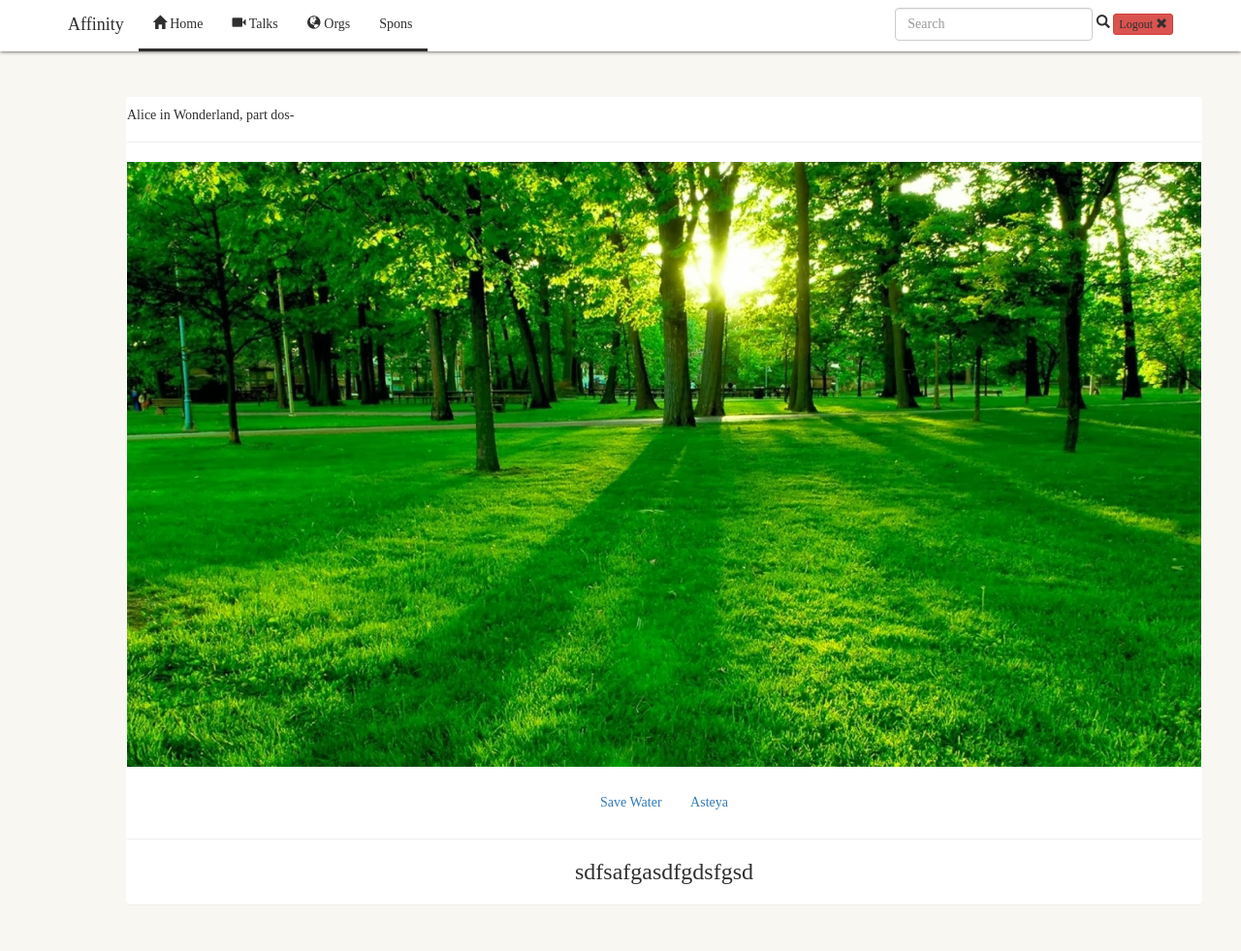
/app/12/, run on the app's committed database.
### story/models.py (models this page shows, shortened)
class Story(models.Model):
	ngo = models.ForeignKey(Ngo, on_delete=models.CASCADE)
	cause = models.ForeignKey(Cause, on_delete=models.CASCADE)
	story_title = models.CharField(max_length=250)
	cover = models.FileField()
	body = models.CharField(max_length=2000)
	def __str__(self):
		return self.story_title + '-'

class Cause(models.Model):
	cause_title = models.CharField(max_length=250)
	cause_cover = models.CharField(max_length=1000)
	body = models.CharField(max_length=2000)
	def __str__(self):
		return self.cause_title

class Ngo(models.Model):
	cause = models.ForeignKey(Cause, on_delete=models.CASCADE)
	user = models.ForeignKey(User, unique=True)
	ngo_name = models.CharField(max_length=500)
	ngo_pic = models.FileField()
	ngo_cover = models.FileField()
	address = models.CharField(max_length=500 ,null='true')
	website = models.CharField(max_length=200,null='true')
	founded_date = models.DateField(null='true')
	contact = models.CharField(max_length=500,null='true')
	awards = models.CharField(max_length=1000,null='true')
	vision = models.CharField(max_length=1000,null='true')
	mission = models.CharField(max_length=1000,null='true')
	history = models.CharField(max_length=2000,null='true')
	body = models.CharField(max_length=2000,null='true')
	def __str__(self):
		return self.ngo_name

### story/views.py (the view)
# urls.py: url(r'^(?P<pk>[0-9]+)/$', views.DetailView.as_view(), name = 'detail'),
class DetailView(generic.DetailView):
	model = Story
	template_name = 'story/detail.html'

### story/templates/story/detail.html (shortened to what this page needs)
{% extends 'base.html'%}
{% block body %}
<div class="container">
<div class="col-md-12">
<div class="panel"><div class="panel-detail">
    	<h5 >{{story}}</h5>
              <hr><div align="center">
    						<img class="img-responsive" alt="Cinque Terre" id="img-d" float="center" src="{{story.cover.url}}" ><p></p>
                <div class="info">
                <a href="" class="btn">{{story.cause}}</a>
                    <a href="" class="btn">{{story.ngo}}</a><br><hr>
             </div>
            <h3><p>{{story.body}}</p></h3>
                </div>
            </div>
            </div></div>
            </div>
{% endblock %}

### story/static/style.css (style rules this page uses)
.container { overflow: hidden; }
p { margin-top: 0; margin-bottom: 20px; }

### data on the page
Story: story_title "Alice in Wonderland, part dos-", cover (picture), cause "Save Water", ngo "Asteya", body "sdfsafgasdfgdsfgsd"
